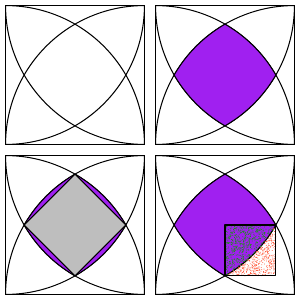

This chart was generated by the following R code:
sink("curved_squares_out.txt")

### Take off axes
pdf("curved_squares.pdf", width = 3, height = 3)
par(bty = 'n',xaxt = 'n',yaxt = 'n')
par(mfrow = c(2,2), mar = c(0,0,0,0) + 0.0)

### Define the functions, upper-to-lower, lower-to-upper
x = seq(0, 1, 10  ^ -4)
lowerUTL = function(x){-sqrt(1 - (x-1)^2) + 1}
upperUTL = function(x){sqrt(1 - x^2)}
lowerLTU = function(x){-sqrt(1 - x^2) + 1}
upperLTU = function(x){sqrt(1 - (x-1)^2)}

####### FIGURE 1
### Draw the arcs
plot(x, lowerUTL(x), type='l', ylab='', xlab='')
lines(x, lowerLTU(x))
lines(x, upperLTU(x))
lines(x, upperUTL(x))
rect(0,0,1,1)

### Indices we need
intersectionIndex = which(abs(lowerUTL(x) - upperLTU(x)) < 10 ^ -4)
midpointIndex = length(x)/2

####### FIGURE 2
### Draw the arcs
plot(x, lowerUTL(x), type='l', ylab='', xlab='')
lines(x, lowerLTU(x))
lines(x, upperLTU(x))
lines(x, upperUTL(x))
rect(0,0,1,1)

### Le polygon
polygon(c(x[seq(intersectionIndex, length(x) - intersectionIndex)], 
  rev(x[seq(intersectionIndex,length(x) - intersectionIndex)])),
  c(upperLTU(x[seq(intersectionIndex, length(x) - midpointIndex)]), 
  upperUTL(x[seq(midpointIndex,length(x) - intersectionIndex)]), 
  rev(lowerLTU(x[seq(midpointIndex,length(x) - intersectionIndex)])),
  rev(lowerUTL(x[seq(intersectionIndex, midpointIndex)]))), col='purple')

####### FIGURE 3
### Draw the arcs
plot(x, lowerUTL(x), type = 'l', ylab = '', xlab = '')
lines(x, lowerLTU(x))
lines(x, upperLTU(x))
lines(x, upperUTL(x))
rect(0,0,1,1)

### Le polygon
polygon(c(x[seq(intersectionIndex, length(x) - intersectionIndex)], 
  rev(x[seq(intersectionIndex,length(x) - intersectionIndex)])),
  c(upperLTU(x[seq(intersectionIndex, length(x) - midpointIndex)]), 
  upperUTL(x[seq(midpointIndex,length(x) - intersectionIndex)]), 
  rev(lowerLTU(x[seq(midpointIndex,length(x) - intersectionIndex)])),
  rev(lowerUTL(x[seq(intersectionIndex, midpointIndex)]))), col='purple')

### Le cube
y1 =  x + upperLTU(x[intersectionIndex]) - x[intersectionIndex]
y2 = -x + upperLTU(x[intersectionIndex]) - x[intersectionIndex] + 1
y3 =  x + lowerLTU(.5) - .5
y4 = -x + lowerLTU(.5) + .5

area.square = (.5 - x[intersectionIndex])^2 + 
  (upperLTU(.5) - upperLTU(x[intersectionIndex]))^2
cat("The area of the square contained is:\t", area.square, "\n")

polygon(c(x[seq(intersectionIndex, length(x) - intersectionIndex)], 
  rev(x[seq(intersectionIndex,length(x) - intersectionIndex)])),
  c(y1[seq(intersectionIndex, length(x) - midpointIndex)], 
  y2[seq(midpointIndex,length(x) - intersectionIndex)], 
  rev(y3[seq(midpointIndex,length(x) - intersectionIndex)]),
  rev(y4[seq(intersectionIndex,midpointIndex)])), col='gray')

###### FIGURE 4
### Draw the arcs
plot(x, lowerUTL(x), type='l', ylab='', xlab='')
lines(x, lowerLTU(x))
lines(x, upperLTU(x))
lines(x, upperUTL(x))
rect(0,0,1,1)

### Le polygon
polygon(c(x[seq(intersectionIndex, length(x) - intersectionIndex)], 
  rev(x[seq(intersectionIndex,length(x) - intersectionIndex)])),
  c(upperLTU(x[seq(intersectionIndex, length(x) - midpointIndex)]), 
  upperUTL(x[seq(midpointIndex,length(x) - intersectionIndex)]), 
  rev(lowerLTU(x[seq(midpointIndex,length(x) - intersectionIndex)])),
  rev(lowerUTL(x[seq(intersectionIndex, midpointIndex)]))), col='purple')

### Naive Monte-Carlo (box around purple shape)
### Note: Our problem is symmetric, so we can limit ourselves to a quartile.
nrTries = 1e7
xHit = runif(nrTries, .5, x[length(x) - intersectionIndex])
yHit = runif(nrTries, x[intersectionIndex], .5)
hits = which(yHit > lowerLTU(xHit)) 
misses = which(yHit <= lowerLTU(xHit))

### Plot every 100th point.
points(xHit[hits[seq(1,length(hits),10000)]], yHit[hits[seq(1,length(hits),10000)]], 
  type = 'p', cex = .01, col = 'forestgreen')
points(xHit[misses[seq(1,length(misses),10000)]], yHit[misses[seq(1,length(misses), 10000)]], 
  type = 'p', cex = .01, col = 'tomato')
rect(.5,x[intersectionIndex], x[length(x) - intersectionIndex], .5)

area.estimate = length(hits)/nrTries * 
  (x[length(x) - intersectionIndex] - x[intersectionIndex])^2
cat("The estimated area of the shape is:\t", area.estimate,"\n")

### Kill off graphical output
dev.off()
